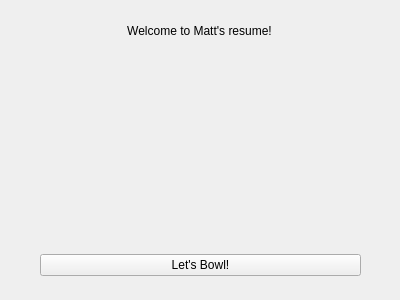
<?xml version="1.0" encoding="UTF-8"?>
<ui version="4.0">
 <class>StartGame</class>
 <widget class="QWidget" name="StartGame">
  <property name="geometry">
   <rect>
    <x>0</x>
    <y>0</y>
    <width>400</width>
    <height>300</height>
   </rect>
  </property>
  <property name="windowTitle">
   <string>Form</string>
  </property>
  <widget class="QWidget" name="horizontalLayoutWidget">
   <property name="geometry">
    <rect>
     <x>0</x>
     <y>60</y>
     <width>381</width>
     <height>171</height>
    </rect>
   </property>
   <layout class="QHBoxLayout" name="horizontalLayout"/>
  </widget>
  <widget class="QWidget" name="horizontalLayoutWidget_2">
   <property name="geometry">
    <rect>
     <x>9</x>
     <y>10</y>
     <width>381</width>
     <height>41</height>
    </rect>
   </property>
   <layout class="QHBoxLayout" name="horizontalLayout_2">
    <item>
     <widget class="QLabel" name="welcome">
      <property name="text">
       <string>Welcome to Matt's resume!</string>
      </property>
      <property name="alignment">
       <set>Qt::AlignCenter</set>
      </property>
     </widget>
    </item>
   </layout>
  </widget>
  <widget class="QWidget" name="horizontalLayoutWidget_3">
   <property name="geometry">
    <rect>
     <x>40</x>
     <y>240</y>
     <width>321</width>
     <height>51</height>
    </rect>
   </property>
   <layout class="QHBoxLayout" name="horizontalLayout_3">
    <item>
     <widget class="QPushButton" name="start_game">
      <property name="text">
       <string>Let's Bowl!</string>
      </property>
     </widget>
    </item>
   </layout>
  </widget>
 </widget>
 <resources/>
 <connections/>
</ui>
